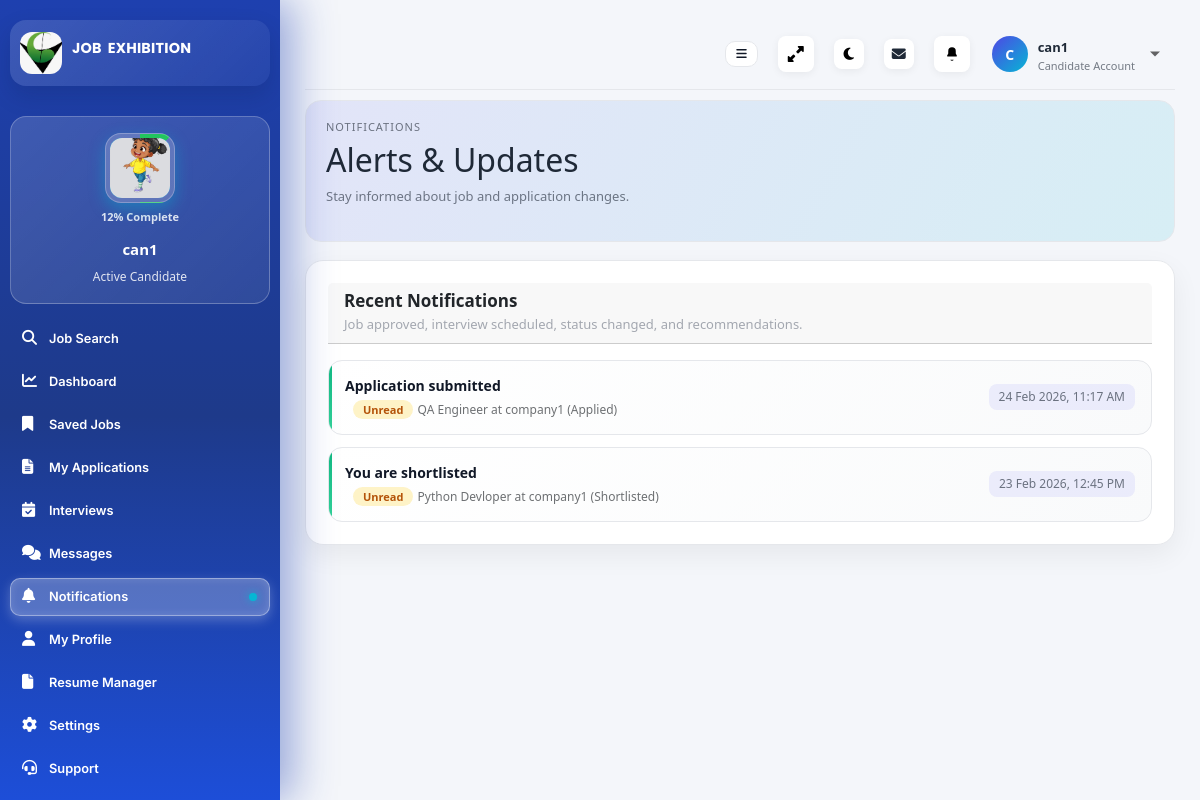
The page /candidate/notifications/ (signed in) on the database as committed earlier.
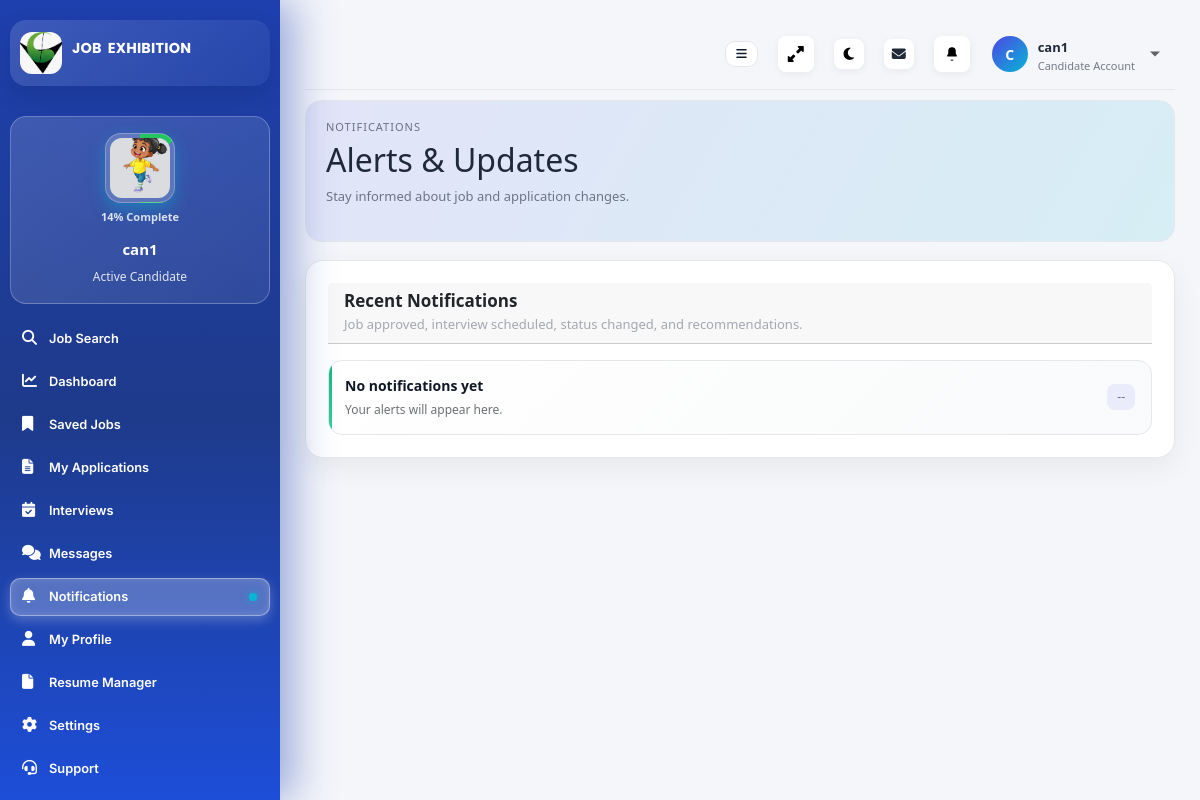
The same page on the database as committed later.
### dashboard/models.py (models this page shows, shortened)
class UserBase(models.Model):
    name = models.CharField(max_length=200)
    email = models.EmailField(max_length=254)
    phone = models.CharField(max_length=50, blank=True)
    password = models.CharField(max_length=128, blank=True)
    location = models.CharField(max_length=120, blank=True)
    address = models.TextField(blank=True)
    registration_date = models.DateTimeField(auto_now_add=True)
    last_login = models.DateTimeField(null=True, blank=True)
    profile_image = models.FileField(upload_to="profiles/", null=True, blank=True)
    account_type = models.CharField(max_length=50, blank=True)
    profile_completion = models.PositiveIntegerField(default=0)
    kyc_status = models.CharField(max_length=20, choices=KYC_CHOICES, default="Pending")
    account_status = models.CharField(max_length=20, choices=ACCOUNT_STATUS_CHOICES, default="Active")
    warning_count = models.PositiveIntegerField(default=0)
    suspension_reason = models.CharField(max_length=255, blank=True)
    class Meta:
        abstract = True

class Candidate(UserBase):
    date_of_birth = models.DateField(null=True, blank=True)
    gender = models.CharField(max_length=20, blank=True)
    preferred_job_location = models.CharField(max_length=200, blank=True)
    marital_status = models.CharField(max_length=40, blank=True)
    nationality = models.CharField(max_length=120, blank=True)
    resume = models.FileField(upload_to="documents/candidates/", null=True, blank=True)
    id_proof = models.FileField(upload_to="documents/candidates/", null=True, blank=True)
    bio = models.TextField(blank=True)
    career_objective = models.TextField(blank=True)
    skills = models.CharField(max_length=255, blank=True)
    secondary_skills = models.CharField(max_length=255, blank=True)
    alt_phone = models.CharField(max_length=50, blank=True)
    phone_verified = models.BooleanField(default=False)
    email_verified = models.BooleanField(default=False)
    experience_type = models.CharField(max_length=40, blank=True)
    employment_type = models.CharField(max_length=40, blank=True)
    experience = models.CharField(max_length=120, blank=True)
    total_experience = models.CharField(max_length=120, blank=True)
    current_job_status = models.CharField(max_length=40, blank=True)
    current_company = models.CharField(max_length=200, blank=True)
    current_salary = models.CharField(max_length=120, blank=True)
    current_position = models.CharField(max_length=120, blank=True)
    expected_salary = models.CharField(max_length=120, blank=True)
    notice_period = models.CharField(max_length=120, blank=True)
    preferred_industry = models.CharField(max_length=200, blank=True)
    willing_to_relocate = models.BooleanField(default=False)
    education = models.CharField(max_length=200, blank=True)
    education_10th = models.CharField(max_length=200, blank=True)
    education_12th = models.CharField(max_length=200, blank=True)
    education_graduation = models.CharField(max_length=200, blank=True)
    education_post_graduation = models.CharField(max_length=200, blank=True)
    education_other = models.CharField(max_length=200, blank=True)
    certifications = models.CharField(max_length=255, blank=True)
    languages = models.CharField(max_length=200, blank=True)
    linkedin_url = models.URLField(blank=True)
    github_url = models.URLField(blank=True)
    portfolio_url = models.URLField(blank=True)
    portfolio_file = models.FileField(upload_to="documents/candidates/portfolio/", null=True, blank=True)
    video_resume = models.FileField(upload_to="documents/candidates/video/", null=True, blank=True)
    availability_status = models.CharField(max_length=40, blank=True)
    profile_visibility = models.BooleanField(default=True)
    source_consultancy = models.ForeignKey(
        "Consultancy",
        on_delete=models.SET_NULL,
        null=True,
        blank=True,
        related_name="candidate_pool",
    )

### dashboard/views.py (the view)
# urls.py: path("candidate/notifications/", views.candidate_notifications_view, name="candidate_notifications"),
@candidate_login_required
def candidate_notifications_view(request):
    candidate_id = request.session.get("candidate_id")
    candidate = Candidate.objects.filter(id=candidate_id).first()
    if not candidate:
        return redirect("dashboard:login")
    ad_segment = _resolve_subscription_segment_for_account(
        "Candidate",
        candidate.email,
    )
    advertisement = _active_advertisement_for("candidate", ad_segment)
    payload = build_panel_notifications(request, limit=40)
    notifications = payload.get("items", [])
    mark_panel_notifications_seen(request, role="candidate")
    return render(
        request,
        "dashboard/candidate/candidate_notifications.html",
        {
            "candidate": candidate,
            "notifications": notifications,
            "advertisement": advertisement,
        },
    )

### dashboard/context_processors.py (called while the page is built, shortened)
def admin_profile_context(request):
    if not request.user.is_authenticated:
        return {"admin_profile": None}
    if not (request.user.is_staff or request.user.is_superuser):
        return {"admin_profile": None}
    profile, _ = AdminProfile.objects.get_or_create(user=request.user)
    return {"admin_profile": profile}

def _candidate_subscription_segment(email):
    if not email:
        return "non_subscribed", None
    subscription = (
        Subscription.objects.filter(
            account_type__iexact="Candidate",
            contact__iexact=email,
        )
        .order_by("-expiry_date", "-updated_at")
        .first()
    )
    if not subscription:
        return "non_subscribed", None

def _active_advertisement_for(audience, segment):
    ads = Advertisement.objects.filter(
        audience=audience,
        is_active=True,
    ).order_by("-created_at")
    scoped = ads.filter(Q(segment=segment) | Q(segment="") | Q(segment__isnull=True)).first()
    if scoped:
        return scoped
    generic = ads.filter(Q(segment="") | Q(segment__isnull=True)).first()
    return generic or ads.first()

### dashboard/templates/dashboard/candidate/candidate_notifications.html (shortened to what this page needs)
{% extends "dashboard/candidate/candidate_base.html" %}
{% load static %}
{% block content %}
<section class="page-hero">
  <div>
    <p class="eyebrow">Notifications</p>
    <h2>Alerts & Updates</h2>
    <p class="muted">Stay informed about job and application changes.</p>
  </div>
</section>
<section class="card">
  <div class="card-header">
    <div>
      <h3>Recent Notifications</h3>
      <p class="muted">Job approved, interview scheduled, status changed, and recommendations.</p>
    </div>
  </div>
  <div class="activity-list">
    {% if notifications %}
      {% for note in notifications %}
      <div class="activity-item">
        <div>
          {% if note.url %}
          <strong><a href="{{ note.url }}" class="action-link">{{ note.title }}</a></strong>
          {% else %}
          <strong>{{ note.title }}</strong>
          {% endif %}
          {% if note.unread %}
          <span class="badge warning" style="margin-left: 8px;">Unread</span>
          {% endif %}
          <span class="muted">{{ note.message }}</span>
        </div>
        <span class="activity-time">{{ note.created_label }}</span>
      </div>
      {% endfor %}
    {% else %}
      <div class="activity-item">
        <div>
          <strong>No notifications yet</strong>
          <span class="muted">Your alerts will appear here.</span>
        </div>
        <span class="activity-time">--</span>
      </div>
    {% endif %}
  </div>
</section>
{% endblock %}

### dashboard/templates/dashboard/candidate/candidate_base.html (shortened to what the changed rows need)
{% load static %}
<!doctype html>
<html lang="en">
  <head>
    <link rel="stylesheet" href="https://cdn.jsdelivr.net/npm/bootstrap@5.3.2/dist/css/bootstrap.min.css" />
    <link rel="stylesheet" href="https://cdnjs.cloudflare.com/ajax/libs/font-awesome/6.5.0/css/all.min.css" />
    <link rel="stylesheet" href="{% static 'dashboard/css/style.css' %}?v={{ static_asset_version }}" />
  </head>
  <body class="candidate-dashboard">
    <div class="app-shell">
      <aside class="sidebar candidate-sidebar">
        <div class="brand">
          <div class="brand-text">
            <h1 class="style-1"><span class="brand-job">Job</span> <span class="brand-exhibition">Exhibition</span></h1>
          </div>
</div>
        <div class="company-user candidate-user">
          <div class="company-logo-stack">
            <div class="company-logo" style="--progress: {{ candidate.profile_completion|default:0 }};">
              {% if candidate.profile_image %}
                <img src="{{ candidate.profile_image.url }}" alt="Candidate photo" />
              {% else %}
                <span>{{ candidate.name|default:"C"|first|upper }}</span>
              {% endif %}
            </div>
            <span class="profile-progress-text">{{ candidate.profile_completion|default:0 }}% Complete</span>
          </div>
          <div class="company-user-meta">
            <strong>{{ candidate.name|default:"candidate" }}</strong>
            <span>{{ candidate.account_status|default:"Active" }} Candidate</span>
          </div>
        </div>
      </aside>
      <main class="main">
        <header class="page-header">
          <div class="topbar">
            <details class="profile-dropdown">
              <summary class="profile-summary">
                <div class="profile-avatar">{{ candidate.name|default:"C"|first|upper }}</div>
                <div class="profile-meta">
                  <strong>{{ candidate.name|default:"candidate" }}</strong>
                  <span>Candidate Account</span>
                </div>
                <svg class="chevron" viewBox="0 0 24 24" aria-hidden="true"><path d="m6 9 6 6 6-6" /></svg>
              </summary>
            </details>
          </div>
        </header>
        {% block content %}{% endblock %}
      </main>
    </div>
  </body>
</html>

Rows that differ between the two databases and show on the page:
changed Candidate "can1": profile_completion "12" → "14"
Other text that changed with them:
text now shown: "No notifications yet Your alerts will appear here. --"
list line gone: "Application submitted Unread QA Engineer at company1 (Applied) 24 Feb 2026, 11:17 AM"
list line gone: "You are shortlisted Unread Python Devloper at company1 (Shortlisted) 23 Feb 2026, 12:45 PM"
